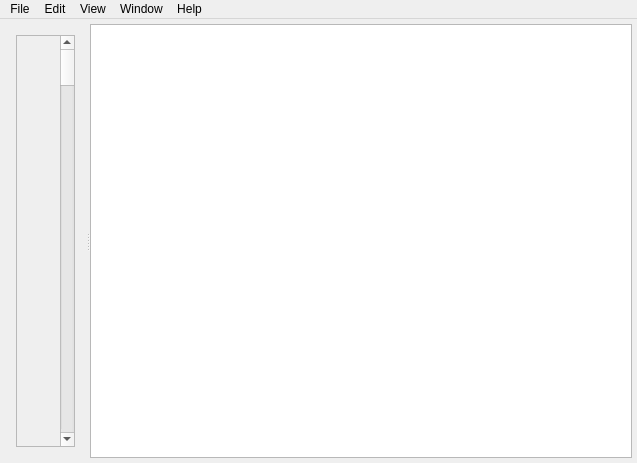
<?xml version="1.0" encoding="UTF-8"?>
<ui version="4.0">
 <class>BCI2000Viewer</class>
 <widget class="QMainWindow" name="BCI2000Viewer">
  <property name="geometry">
   <rect>
    <x>0</x>
    <y>0</y>
    <width>637</width>
    <height>463</height>
   </rect>
  </property>
  <property name="windowTitle">
   <string>BCI2000Viewer</string>
  </property>
  <property name="locale">
   <locale language="English" country="UnitedStates"/>
  </property>
  <widget class="QWidget" name="centralWidget">
   <layout class="QGridLayout" name="gridLayout">
    <property name="leftMargin">
     <number>5</number>
    </property>
    <property name="topMargin">
     <number>5</number>
    </property>
    <property name="rightMargin">
     <number>5</number>
    </property>
    <property name="bottomMargin">
     <number>5</number>
    </property>
    <property name="spacing">
     <number>0</number>
    </property>
    <item row="0" column="0">
     <widget class="QSplitter" name="splitter">
      <property name="orientation">
       <enum>Qt::Horizontal</enum>
      </property>
      <widget class="QWidget" name="verticalLayoutWidget">
       <layout class="QVBoxLayout" name="verticalLayout" stretch="1">
        <property name="spacing">
         <number>0</number>
        </property>
        <item>
         <widget class="QFrame" name="frame">
          <property name="frameShape">
           <enum>QFrame::StyledPanel</enum>
          </property>
          <property name="frameShadow">
           <enum>QFrame::Sunken</enum>
          </property>
          <layout class="QGridLayout" name="gridLayout_2">
           <property name="leftMargin">
            <number>0</number>
           </property>
           <property name="topMargin">
            <number>0</number>
           </property>
           <property name="rightMargin">
            <number>0</number>
           </property>
           <property name="bottomMargin">
            <number>0</number>
           </property>
           <property name="spacing">
            <number>0</number>
           </property>
           <item row="0" column="0">
            <layout class="QHBoxLayout" name="horizontalLayout_2">
             <property name="spacing">
              <number>0</number>
             </property>
             <item>
              <widget class="SignalWidget" name="signalDisplay" native="true"/>
             </item>
             <item>
              <widget class="QScrollBar" name="verticalScrollBar">
               <property name="orientation">
                <enum>Qt::Vertical</enum>
               </property>
              </widget>
             </item>
            </layout>
           </item>
          </layout>
         </widget>
        </item>
       </layout>
      </widget>
      <widget class="QListWidget" name="channelList">
       <property name="sizePolicy">
        <sizepolicy hsizetype="Preferred" vsizetype="Expanding">
         <horstretch>0</horstretch>
         <verstretch>0</verstretch>
        </sizepolicy>
       </property>
       <property name="minimumSize">
        <size>
         <width>120</width>
         <height>0</height>
        </size>
       </property>
       <property name="contextMenuPolicy">
        <enum>Qt::ActionsContextMenu</enum>
       </property>
      </widget>
     </widget>
    </item>
   </layout>
  </widget>
  <widget class="QMenuBar" name="menuBar">
   <property name="geometry">
    <rect>
     <x>0</x>
     <y>0</y>
     <width>637</width>
     <height>21</height>
    </rect>
   </property>
   <widget class="QMenu" name="menuFile">
    <property name="title">
     <string>File</string>
    </property>
    <addaction name="actionOpen"/>
    <addaction name="separator"/>
    <addaction name="actionOpenInfo"/>
    <addaction name="actionExport"/>
    <addaction name="separator"/>
    <addaction name="actionClose"/>
    <addaction name="separator"/>
    <addaction name="actionQuit"/>
   </widget>
   <widget class="QMenu" name="menuEdit">
    <property name="title">
     <string>Edit</string>
    </property>
    <addaction name="actionCut"/>
    <addaction name="actionCopy_to_Clipboard"/>
    <addaction name="actionPaste"/>
   </widget>
   <widget class="QMenu" name="menuView">
    <property name="title">
     <string>View</string>
    </property>
    <widget class="QMenu" name="menuHigh_Pass">
     <property name="title">
      <string>High Pass</string>
     </property>
     <addaction name="actionHP_Off"/>
     <addaction name="actionHP_Remove_Mean"/>
     <addaction name="actionHP_1Hz"/>
     <addaction name="actionHP_5Hz"/>
     <addaction name="separator"/>
     <addaction name="actionHP_Custom"/>
    </widget>
    <widget class="QMenu" name="menuLow_Pass">
     <property name="title">
      <string>Low Pass</string>
     </property>
     <addaction name="actionLP_Off"/>
     <addaction name="actionLP_30Hz"/>
     <addaction name="actionLP_40Hz"/>
     <addaction name="actionLP_70Hz"/>
     <addaction name="separator"/>
     <addaction name="actionLP_Custom"/>
    </widget>
    <widget class="QMenu" name="menuNotch">
     <property name="title">
      <string>Notch</string>
     </property>
     <addaction name="actionNotch_Off"/>
     <addaction name="actionNotch_50Hz"/>
     <addaction name="actionNotch_60Hz"/>
    </widget>
    <widget class="QMenu" name="menuColor_Theme">
     <property name="title">
      <string>Color Theme</string>
     </property>
     <addaction name="actionAuto"/>
     <addaction name="actionLight"/>
     <addaction name="actionDark"/>
    </widget>
    <addaction name="actionToggle_Notes"/>
    <addaction name="actionToggle_StatesChannels"/>
    <addaction name="separator"/>
    <addaction name="actionToggle_Fast_Scrolling"/>
    <addaction name="actionToggle_Auto_Decimation"/>
    <addaction name="separator"/>
    <addaction name="actionEnlarge_Signal"/>
    <addaction name="actionReduce_Signal"/>
    <addaction name="actionReset"/>
    <addaction name="separator"/>
    <addaction name="actionZoom_Out"/>
    <addaction name="actionZoom_In"/>
    <addaction name="actionReset_Zoom"/>
    <addaction name="separator"/>
    <addaction name="actionMore_Channels"/>
    <addaction name="actionFewer_Channels"/>
    <addaction name="separator"/>
    <addaction name="actionChoose_Channel_Colors"/>
    <addaction name="menuColor_Theme"/>
    <addaction name="actionShow_Grid"/>
    <addaction name="actionShow_Baselines"/>
    <addaction name="actionShow_Unit"/>
    <addaction name="separator"/>
    <addaction name="menuHigh_Pass"/>
    <addaction name="menuLow_Pass"/>
    <addaction name="menuNotch"/>
   </widget>
   <widget class="QMenu" name="menuHelp">
    <property name="title">
     <string>Help</string>
    </property>
    <addaction name="actionBCI2000_Help"/>
    <addaction name="actionAbout"/>
   </widget>
   <widget class="QMenu" name="menuWindow">
    <property name="title">
     <string>Window</string>
    </property>
   </widget>
   <addaction name="menuFile"/>
   <addaction name="menuEdit"/>
   <addaction name="menuView"/>
   <addaction name="menuWindow"/>
   <addaction name="menuHelp"/>
  </widget>
  <action name="actionOpen">
   <property name="text">
    <string>Open...</string>
   </property>
   <property name="shortcut">
    <string>Ctrl+O</string>
   </property>
  </action>
  <action name="actionClose">
   <property name="text">
    <string>Close</string>
   </property>
   <property name="shortcut">
    <string>Ctrl+W</string>
   </property>
  </action>
  <action name="actionQuit">
   <property name="text">
    <string>Quit</string>
   </property>
   <property name="shortcut">
    <string>Ctrl+Q</string>
   </property>
  </action>
  <action name="actionCut">
   <property name="enabled">
    <bool>false</bool>
   </property>
   <property name="text">
    <string>Cut</string>
   </property>
   <property name="shortcut">
    <string>Ctrl+X</string>
   </property>
  </action>
  <action name="actionCopy_to_Clipboard">
   <property name="text">
    <string>Copy to Clipboard</string>
   </property>
   <property name="shortcut">
    <string>Ctrl+C</string>
   </property>
  </action>
  <action name="actionPaste">
   <property name="enabled">
    <bool>false</bool>
   </property>
   <property name="text">
    <string>Paste</string>
   </property>
   <property name="shortcut">
    <string>Ctrl+V</string>
   </property>
  </action>
  <action name="actionToggle_Notes">
   <property name="text">
    <string>Show Notes</string>
   </property>
   <property name="shortcut">
    <string>Ctrl+N</string>
   </property>
  </action>
  <action name="actionToggle_Fast_Scrolling">
   <property name="text">
    <string>Fast Scrolling (experimental)</string>
   </property>
  </action>
  <action name="actionToggle_Auto_Decimation">
   <property name="text">
    <string>Auto Decimation (experimental)</string>
   </property>
  </action>
  <action name="actionEnlarge_Signal">
   <property name="text">
    <string>Enlarge Signal</string>
   </property>
  </action>
  <action name="actionReduce_Signal">
   <property name="text">
    <string>Reduce Signal</string>
   </property>
  </action>
  <action name="actionZoom_Out">
   <property name="text">
    <string>Zoom Out</string>
   </property>
  </action>
  <action name="actionZoom_In">
   <property name="text">
    <string>Zoom In</string>
   </property>
  </action>
  <action name="actionMore_Channels">
   <property name="text">
    <string>More Channels</string>
   </property>
  </action>
  <action name="actionFewer_Channels">
   <property name="text">
    <string>Fewer Channels</string>
   </property>
  </action>
  <action name="actionChoose_Channel_Colors">
   <property name="text">
    <string>Choose Channel Colors...</string>
   </property>
  </action>
  <action name="actionShow_Grid">
   <property name="text">
    <string>Show Grid</string>
   </property>
  </action>
  <action name="actionShow_Baselines">
   <property name="text">
    <string>Show Baselines</string>
   </property>
  </action>
  <action name="actionShow_Unit">
   <property name="text">
    <string>Show Unit</string>
   </property>
  </action>
  <action name="actionBCI2000_Help">
   <property name="text">
    <string>BCI2000 Help</string>
   </property>
  </action>
  <action name="actionAbout">
   <property name="text">
    <string>About...</string>
   </property>
  </action>
  <action name="actionShow_Channel_s">
   <property name="text">
    <string>Show Channel(s)</string>
   </property>
  </action>
  <action name="actionHide_Channel_s">
   <property name="text">
    <string>Hide Channel(s)</string>
   </property>
  </action>
  <action name="actionState_Help">
   <property name="enabled">
    <bool>false</bool>
   </property>
   <property name="text">
    <string>BCI2000 Help</string>
   </property>
  </action>
  <action name="actionHP_Off">
   <property name="checkable">
    <bool>false</bool>
   </property>
   <property name="checked">
    <bool>false</bool>
   </property>
   <property name="text">
    <string>Off</string>
   </property>
  </action>
  <action name="actionHP_Remove_Mean">
   <property name="checkable">
    <bool>false</bool>
   </property>
   <property name="text">
    <string>Remove Mean</string>
   </property>
  </action>
  <action name="actionHP_1Hz">
   <property name="checkable">
    <bool>false</bool>
   </property>
   <property name="text">
    <string>1Hz</string>
   </property>
  </action>
  <action name="actionHP_5Hz">
   <property name="checkable">
    <bool>false</bool>
   </property>
   <property name="text">
    <string>5Hz</string>
   </property>
  </action>
  <action name="actionLP_Off">
   <property name="checkable">
    <bool>false</bool>
   </property>
   <property name="checked">
    <bool>false</bool>
   </property>
   <property name="text">
    <string>Off</string>
   </property>
  </action>
  <action name="actionLP_30Hz">
   <property name="checkable">
    <bool>false</bool>
   </property>
   <property name="text">
    <string>30Hz</string>
   </property>
  </action>
  <action name="actionLP_40Hz">
   <property name="checkable">
    <bool>false</bool>
   </property>
   <property name="text">
    <string>40Hz</string>
   </property>
  </action>
  <action name="actionLP_70Hz">
   <property name="checkable">
    <bool>false</bool>
   </property>
   <property name="text">
    <string>70Hz</string>
   </property>
  </action>
  <action name="actionNotch_Off">
   <property name="checkable">
    <bool>false</bool>
   </property>
   <property name="checked">
    <bool>false</bool>
   </property>
   <property name="text">
    <string>Off</string>
   </property>
  </action>
  <action name="actionNotch_50Hz">
   <property name="checkable">
    <bool>false</bool>
   </property>
   <property name="text">
    <string>50Hz</string>
   </property>
  </action>
  <action name="actionNotch_60Hz">
   <property name="checkable">
    <bool>false</bool>
   </property>
   <property name="text">
    <string>60Hz</string>
   </property>
  </action>
  <action name="actionExport">
   <property name="text">
    <string>Export displayed data...</string>
   </property>
  </action>
  <action name="actionOpenInfo">
   <property name="text">
    <string>Show info and parameters...</string>
   </property>
   <property name="shortcut">
    <string>Ctrl+I</string>
   </property>
  </action>
  <action name="actionToggle_StatesChannels">
   <property name="text">
    <string>Show States/Channels</string>
   </property>
  </action>
  <action name="actionHP_Custom">
   <property name="text">
    <string>Other...</string>
   </property>
  </action>
  <action name="actionLP_Custom">
   <property name="text">
    <string>Other...</string>
   </property>
  </action>
  <action name="actionAuto">
   <property name="text">
    <string>Auto</string>
   </property>
  </action>
  <action name="actionLight">
   <property name="text">
    <string>Light</string>
   </property>
  </action>
  <action name="actionDark">
   <property name="text">
    <string>Dark</string>
   </property>
  </action>
  <action name="actionReset">
   <property name="text">
    <string>Reset Signal Scale</string>
   </property>
  </action>
  <action name="actionReset_Zoom">
   <property name="text">
    <string>Reset Zoom</string>
   </property>
  </action>
 </widget>
 <layoutdefault spacing="6" margin="11"/>
 <customwidgets>
  <customwidget>
   <class>SignalWidget</class>
   <extends>QWidget</extends>
   <header>SignalWidget.h</header>
   <container>1</container>
  </customwidget>
 </customwidgets>
 <resources/>
 <connections/>
</ui>
